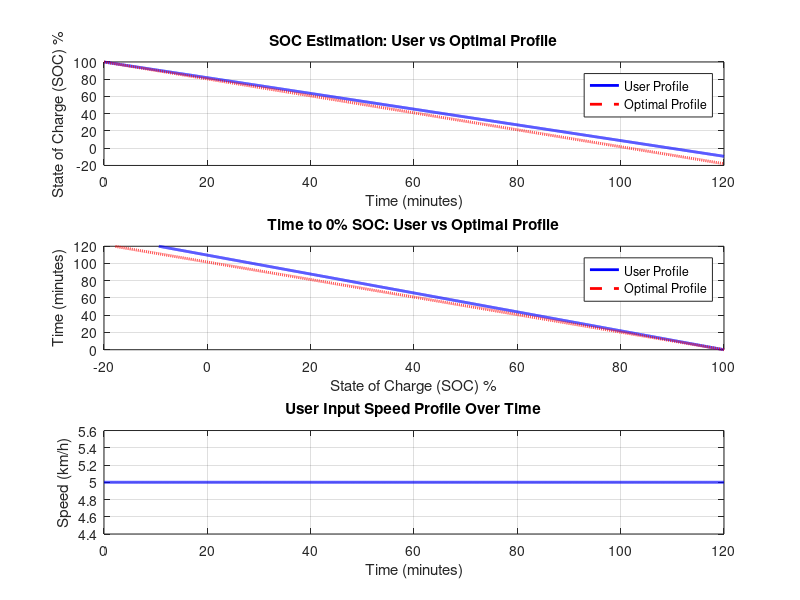

MATLAB code for this plot:
% SOC_Estimation_with_Efficiency.m
% Script for State of Charge (SOC) estimation under variable load 
% and efficiency comparison between user input speed profile and optimal profile.

% -----------------------------
% Parameters
% -----------------------------
battery_capacity_Ah = 10;  % Battery capacity in Ah
battery_voltage = 36;      % Battery voltage in volts
cycle_weight = 20;         % Weight of the cycle in kg
person_weight = 70;        % Weight of the rider in kg
total_weight = cycle_weight + person_weight;  % Total load in kg
initial_soc = 100;         % Initial SOC in percentage

% Load parameters
base_load = 150;           % Base load power in Watts
weight_factor = 0.5;       % Power scaling factor by weight
speed_factor = 1;          % Power scaling factor by speed

% Time parameters
time_step = 1;             % Time step in seconds
max_duration = 7200;       % Maximum simulation duration in seconds (2 hours)
time = 0:time_step:max_duration;

% -----------------------------
% User Input: Speed Profile
% -----------------------------
prompt = 'Enter speed in km/h (single value or array for variable speed): ';
user_speed_input = input(prompt);  % Example: [10, 15, 20, 25] for varying speeds

% Handle constant or variable speed inputs
if length(user_speed_input) == 1
    speed_profile = user_speed_input * ones(size(time));  % Constant speed
else
    % Interpolation for variable speed inputs
    speed_time_points = linspace(0, max_duration, length(user_speed_input));
    speed_profile = interp1(speed_time_points, user_speed_input, time);
end

% Convert speed from km/h to m/s
speed_profile_mps = speed_profile * 1000 / 3600;

% Optimal operation profile
optimal_speed_kmh = 15;  % Moderate optimal speed in km/h
optimal_speed_mps = optimal_speed_kmh * 1000 / 3600;  % Convert to m/s
optimal_load_power = base_load + weight_factor * total_weight + speed_factor * optimal_speed_mps^2;

% -----------------------------
% Load and SOC Calculation
% -----------------------------
load_power_profile = base_load + weight_factor * total_weight + speed_factor * speed_profile_mps.^2;
battery_capacity_Wh = battery_capacity_Ah * battery_voltage;  % Battery capacity in Wh
soc = zeros(size(time));  % SOC array for user profile
optimal_soc = zeros(size(time));  % SOC array for optimal profile
soc(1) = initial_soc;         % Initial SOC for user profile
optimal_soc(1) = initial_soc; % Initial SOC for optimal profile

% SOC Calculation Loop
time_to_zero_soc = 0;         % Time for 0% SOC (user profile)
optimal_time_to_zero_soc = 0; % Time for 0% SOC (optimal profile)

for i = 2:length(time)
    % User profile
    power_consumption = load_power_profile(i);  % Power consumed
    energy_consumed_Wh = power_consumption * (time_step / 3600);  % Convert to Wh
    soc(i) = soc(i-1) - (energy_consumed_Wh / battery_capacity_Wh) * 100;
    
    % Optimal profile
    optimal_energy_consumed_Wh = optimal_load_power * (time_step / 3600);  % Convert to Wh
    optimal_soc(i) = optimal_soc(i-1) - (optimal_energy_consumed_Wh / battery_capacity_Wh) * 100;
    
    % Check if SOC reaches 0% for user profile
    if soc(i) <= 0 && time_to_zero_soc == 0
        soc(i) = 0;
        time_to_zero_soc = time(i);  % Record time for user profile
    end
    
    % Check if SOC reaches 0% for optimal profile
    if optimal_soc(i) <= 0 && optimal_time_to_zero_soc == 0
        optimal_soc(i) = 0;
        optimal_time_to_zero_soc = time(i);  % Record time for optimal profile
    end
end

% Calculate efficiency
efficiency = (time_to_zero_soc / optimal_time_to_zero_soc) * 100;

% -----------------------------
% Results Visualization
% -----------------------------
figure;

% Plot 1: SOC over time
subplot(3,1,1);
plot(time(1:i) / 60, soc(1:i), 'b', 'LineWidth', 2);
hold on;
plot(time(1:i) / 60, optimal_soc(1:i), 'r--', 'LineWidth', 2);
xlabel('Time (minutes)');
ylabel('State of Charge (SOC) %');
title('SOC Estimation: User vs Optimal Profile');
legend('User Profile', 'Optimal Profile');
grid on;

% Display efficiency
disp(['Time to 0% SOC (User Profile): ', num2str(time_to_zero_soc / 60), ' minutes']);
disp(['Time to 0% SOC (Optimal Profile): ', num2str(optimal_time_to_zero_soc / 60), ' minutes']);
disp(['Battery Efficiency: ', num2str(efficiency), '%']);

% Plot 2: Time vs SOC
subplot(3,1,2);
plot(soc(1:i), time(1:i) / 60, 'b', 'LineWidth', 2);
hold on;
plot(optimal_soc(1:i), time(1:i) / 60, 'r--', 'LineWidth', 2);
xlabel('State of Charge (SOC) %');
ylabel('Time (minutes)');
title('Time to 0% SOC: User vs Optimal Profile');
legend('User Profile', 'Optimal Profile');
grid on;

% Plot 3: Speed profile
subplot(3,1,3);
plot(time / 60, speed_profile, 'b', 'LineWidth', 2);
xlabel('Time (minutes)');
ylabel('Speed (km/h)');
title('User Input Speed Profile Over Time');
grid on;
